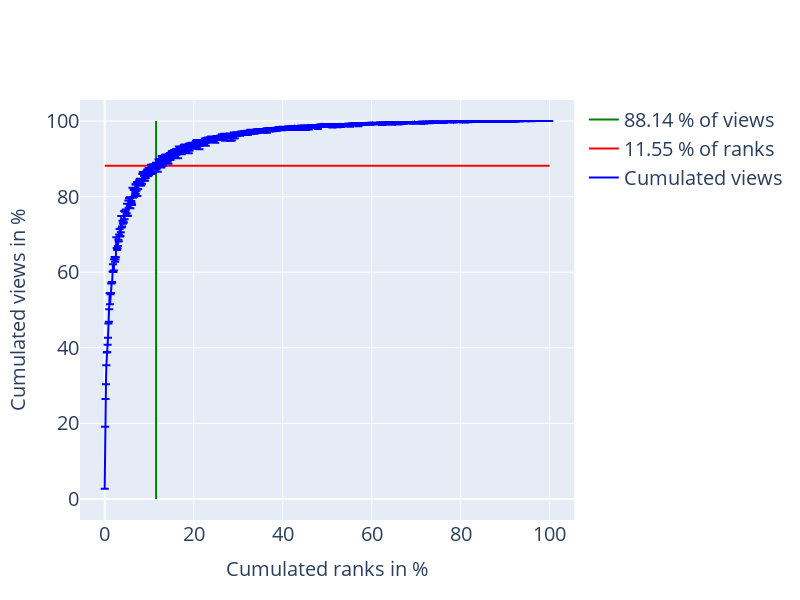

The cell this chart's notebook holds for it:
### Code cell
make_cumulative_plot(df_cutoff_agg.iloc[::10000,:], hinge_point,path="../figures_report/data_presentation/hinge_en.pdf"),

### Figure 1 — Plotly figure (JSON) as saved in the notebook; plotly's stock layout.template omitted (floating-point values rounded to 4 significant figures; data arrays with more than 128 entries replaced by an {"elided": "..."} marker saying what was removed)
{"data": [{"line": {"color": "green"}, "mode": "lines", "name": "88.14 % of views", "type": "scatter", "x": [11.55, 11.55], "y": [0, 100]}, {"line": {"color": "red"}, "mode": "lines", "name": "11.55 % of ranks", "type": "scatter", "x": [0, 100], "y": [88.14, 88.14]}, {"error_y": {"array": {"elided": "1075 null values"}, "type": "data", "visible": true}, "line": {"color": "blue"}, "mode": "lines", "name": "Cumulated views", "type": "scatter", "x": {"elided": "1075 float values"}, "y": {"elided": "1075 float values"}}], "layout": {"height": 600, "legend": {"font": {"size": 20}, "title": {}}, "width": 800, "xaxis": {"autorange": true, "range": [-5.551, 105.5], "tickfont": {"size": 20}, "title": {"font": {"size": 20}, "text": "Cumulated ranks in %"}, "type": "linear"}, "yaxis": {"autorange": true, "range": [-5.556, 105.6], "tickfont": {"size": 20}, "title": {"font": {"size": 20}, "text": "Cumulated views in %"}, "type": "linear"}}}
